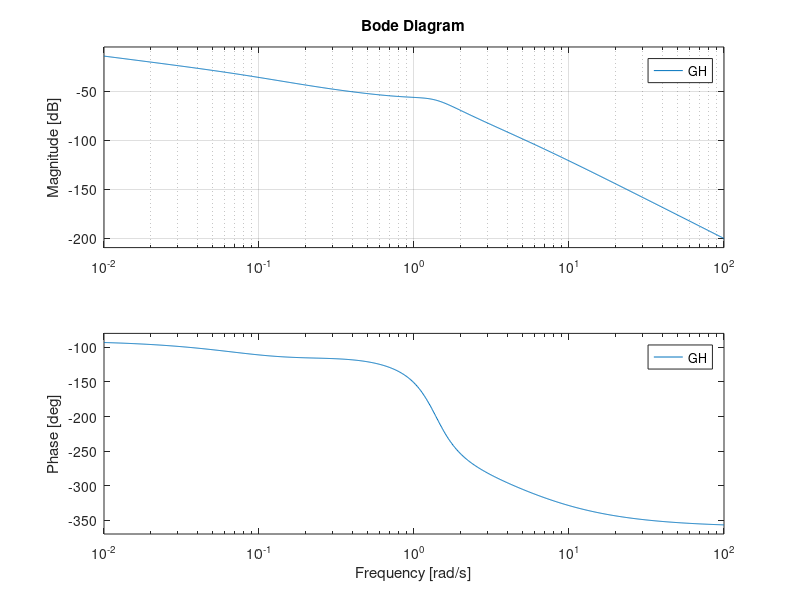

This figure's MATLAB source:
clear all;
clc;

%Type 1 system where n-m = 5 -1 = 4%

N = [1 0.2];
D = conv( [100 100 200 20],conv([1 0], [1  5]));

GH = tf(N, D);


figure;
subplot(2,2,1);
rlocus(GH);

subplot(2,2,3);
nyquist(GH);
axis([-100 100 -100 100])
grid;

% Margins
[Gm,Pm,Wgm,Wpm] = margin(GH)

subplot(1,2,2, 'replace');
bode(GH);
grid;
